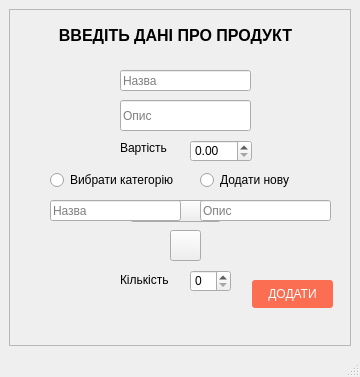
<?xml version="1.0" encoding="UTF-8"?>
<ui version="4.0">
 <class>products_Add</class>
 <widget class="QMainWindow" name="products_Add">
  <property name="geometry">
   <rect>
    <x>0</x>
    <y>0</y>
    <width>360</width>
    <height>377</height>
   </rect>
  </property>
  <property name="windowTitle">
   <string>MainWindow</string>
  </property>
  <widget class="QWidget" name="centralwidget">
   <layout class="QGridLayout" name="gridLayout">
    <item row="0" column="0">
     <widget class="QScrollArea" name="scrollArea">
      <property name="widgetResizable">
       <bool>true</bool>
      </property>
      <widget class="QWidget" name="scrollAreaWidgetContents">
       <property name="geometry">
        <rect>
         <x>0</x>
         <y>0</y>
         <width>336</width>
         <height>302</height>
        </rect>
       </property>
       <widget class="QLineEdit" name="getName">
        <property name="geometry">
         <rect>
          <x>110</x>
          <y>60</y>
          <width>131</width>
          <height>21</height>
         </rect>
        </property>
        <property name="text">
         <string/>
        </property>
        <property name="placeholderText">
         <string>Назва</string>
        </property>
       </widget>
       <widget class="QLineEdit" name="getDesc">
        <property name="geometry">
         <rect>
          <x>110</x>
          <y>90</y>
          <width>131</width>
          <height>31</height>
         </rect>
        </property>
        <property name="placeholderText">
         <string>Опис</string>
        </property>
       </widget>
       <widget class="QSpinBox" name="getQuant">
        <property name="geometry">
         <rect>
          <x>180</x>
          <y>260</y>
          <width>41</width>
          <height>22</height>
         </rect>
        </property>
       </widget>
       <widget class="QComboBox" name="category_combo">
        <property name="geometry">
         <rect>
          <x>120</x>
          <y>190</y>
          <width>91</width>
          <height>22</height>
         </rect>
        </property>
       </widget>
       <widget class="QLabel" name="label">
        <property name="geometry">
         <rect>
          <x>0</x>
          <y>0</y>
          <width>331</width>
          <height>51</height>
         </rect>
        </property>
        <property name="font">
         <font>
          <pointsize>12</pointsize>
          <weight>75</weight>
          <bold>true</bold>
         </font>
        </property>
        <property name="styleSheet">
         <string notr="true">background:none;</string>
        </property>
        <property name="text">
         <string>ВВЕДІТЬ ДАНІ ПРО ПРОДУКТ</string>
        </property>
        <property name="alignment">
         <set>Qt::AlignCenter</set>
        </property>
       </widget>
       <widget class="QDoubleSpinBox" name="getPrice">
        <property name="geometry">
         <rect>
          <x>180</x>
          <y>130</y>
          <width>62</width>
          <height>22</height>
         </rect>
        </property>
       </widget>
       <widget class="QPushButton" name="pushData">
        <property name="geometry">
         <rect>
          <x>242</x>
          <y>270</y>
          <width>81</width>
          <height>28</height>
         </rect>
        </property>
        <property name="styleSheet">
         <string notr="true">QPushButton {
       padding: 2px;
      border-radius: 3px;
       line-height: 1.25;
       background-color: #FC6E51;
       color: white;
       font-size: 12px;
       text-transform: uppercase;

    }
    QPushButton:hover {
     background-color: #FF5A36;
    }</string>
        </property>
        <property name="text">
         <string>ДОДАТИ</string>
        </property>
       </widget>
       <widget class="QRadioButton" name="choseC">
        <property name="geometry">
         <rect>
          <x>40</x>
          <y>160</y>
          <width>141</width>
          <height>20</height>
         </rect>
        </property>
        <property name="text">
         <string>Вибрати категорію</string>
        </property>
        <attribute name="buttonGroup">
         <string notr="true">buttonGroup</string>
        </attribute>
       </widget>
       <widget class="QRadioButton" name="addC">
        <property name="geometry">
         <rect>
          <x>190</x>
          <y>160</y>
          <width>101</width>
          <height>20</height>
         </rect>
        </property>
        <property name="text">
         <string>Додати нову</string>
        </property>
        <attribute name="buttonGroup">
         <string notr="true">buttonGroup</string>
        </attribute>
       </widget>
       <widget class="QLineEdit" name="getCategoryName">
        <property name="geometry">
         <rect>
          <x>40</x>
          <y>190</y>
          <width>131</width>
          <height>21</height>
         </rect>
        </property>
        <property name="placeholderText">
         <string>Назва</string>
        </property>
       </widget>
       <widget class="QLineEdit" name="getCategoryDesc">
        <property name="geometry">
         <rect>
          <x>190</x>
          <y>190</y>
          <width>131</width>
          <height>21</height>
         </rect>
        </property>
        <property name="text">
         <string/>
        </property>
        <property name="placeholderText">
         <string>Опис</string>
        </property>
       </widget>
       <widget class="QPushButton" name="sendC">
        <property name="geometry">
         <rect>
          <x>160</x>
          <y>220</y>
          <width>31</width>
          <height>31</height>
         </rect>
        </property>
        <property name="toolTip">
         <string> Додати категорію</string>
        </property>
        <property name="styleSheet">
         <string notr="true"/>
        </property>
        <property name="text">
         <string/>
        </property>
        <property name="icon">
         <iconset resource="resource.qrc">
          <normaloff>:/prefix/img/gal.png</normaloff>:/prefix/img/gal.png</iconset>
        </property>
       </widget>
       <widget class="QLabel" name="label_price">
        <property name="geometry">
         <rect>
          <x>110</x>
          <y>130</y>
          <width>55</width>
          <height>16</height>
         </rect>
        </property>
        <property name="text">
         <string>Вартість</string>
        </property>
       </widget>
       <widget class="QLabel" name="label_quant">
        <property name="geometry">
         <rect>
          <x>110</x>
          <y>260</y>
          <width>61</width>
          <height>20</height>
         </rect>
        </property>
        <property name="text">
         <string>Кількість</string>
        </property>
       </widget>
      </widget>
     </widget>
    </item>
   </layout>
  </widget>
  <widget class="QMenuBar" name="menubar">
   <property name="geometry">
    <rect>
     <x>0</x>
     <y>0</y>
     <width>360</width>
     <height>26</height>
    </rect>
   </property>
  </widget>
  <widget class="QStatusBar" name="statusbar"/>
 </widget>
 <resources>
  <include location="resource.qrc"/>
 </resources>
 <connections/>
 <buttongroups>
  <buttongroup name="buttonGroup"/>
 </buttongroups>
</ui>
